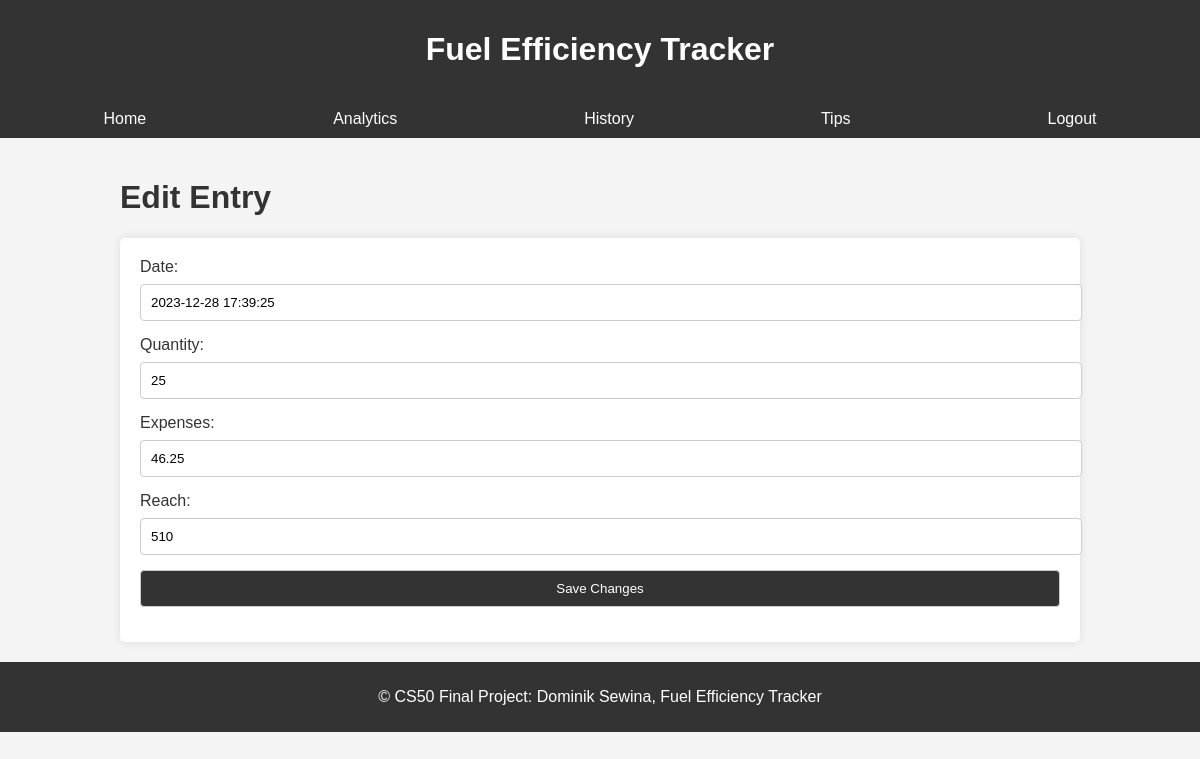
The app's page /edit/9 (signed in) with its own data.
### tables this page shows
CREATE TABLE 'history' ('id' INTEGER PRIMARY KEY AUTOINCREMENT NOT NULL, 'userid' INTEGER, 'date' DATETIME, 'quantity' NUMERIC, 'expenses' NUMERIC, 'price' NUMERIC, 'reach' NUMERIC, 'consumption' NUMERIC);

### app.py (the view, shortened to what this page needs)
@app.route("/edit/<int:event_id>", methods=["GET", "POST"])
@login_required
def edit(event_id):
    event = db.execute("SELECT * FROM history WHERE id = ?", event_id)#.fetchone()
    print(event)
    return render_template("edit.html", event=event[0])

### app.py (called while the page is built)
@app.after_request
def after_request(response):
    response.headers["Cache-Control"] = "no-cache, no-store, must-revalidate"
    response.headers["Expires"] = 0
    response.headers["Pragma"] = "no-cache"
    return response

### functions.py (called while the page is built)
def login_required(f):
    @wraps(f)
    def decorated_function(*args, **kwargs):
        if session.get("user_id") is None:
            return redirect("/login")
        return f(*args, **kwargs)
    return decorated_function

### templates/edit.html (shortened to what this page needs)
{% extends "layout.html" %}
{% block content %}
    <h1>Edit Entry</h1>
    <form method="post">
        <label for="new_date">Date:</label>
        <input type="text" id="new_date" name="new_date" value="{{ event.date }}" required>
        <label for="new_quantity">Quantity:</label>
        <input type="number" id="new_quantity" name="new_quantity" value="{{ event.quantity }}" required>
        <label for="new_expenses">Expenses:</label>
        <input type="number" id="new_expenses" name="new_expenses" value="{{ event.expenses }}" required>
        <label for="new_reach">Reach:</label>
        <input type="number" id="new_reach" name="new_reach" value="{{ event.reach }}" required>
        <button type="submit">Save Changes</button>
    </form>
{% endblock %}

### static/styles.css (style rules this page uses)
body { font-family: 'Arial', sans-serif; background-color: #f4f4f4; color: #333; margin: 0; padding: 0; }
form { background-color: #fff; padding: 20px; border-radius: 5px; box-shadow: 0 0 10px rgba(0, 0, 0, 0.1); }
label { display: block; margin-bottom: 8px; }
input, button { width: 100%; padding: 10px; margin-bottom: 15px; border: 1px solid #ccc; border-radius: 4px; }
button { background-color: #333; color: #fff; cursor: pointer; }

### records on screen
history: new_date "2023-12-28 17:39:25", new_quantity "25", new_expenses "46.25", new_reach "510"
